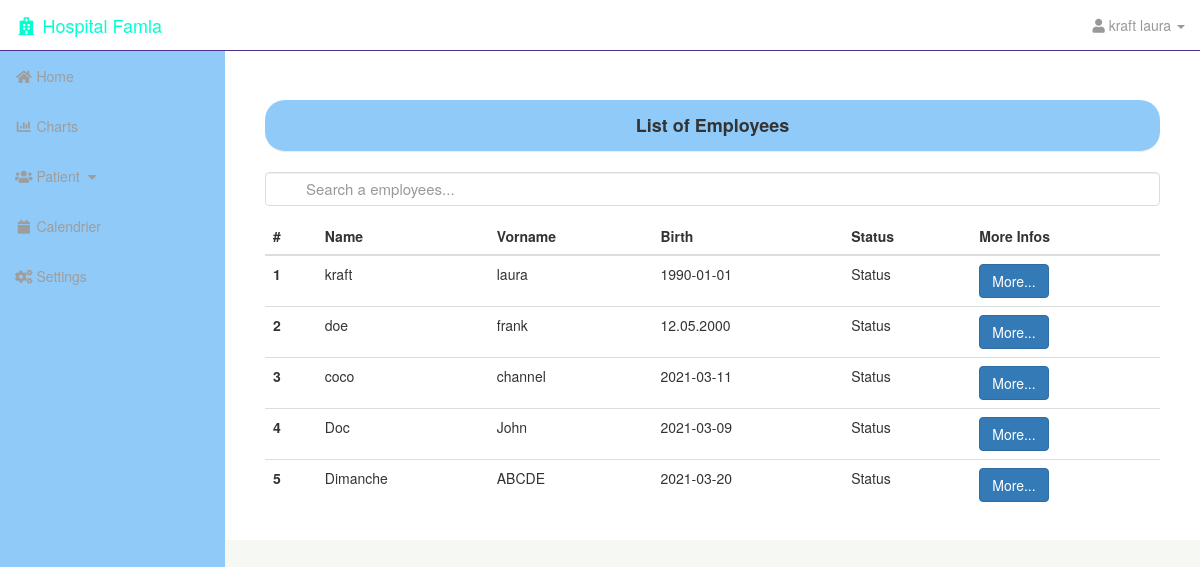
/employeelist.php (signed in), run on the app's committed database.
### tables this page shows
CREATE TABLE IF NOT EXISTS `employees` (
  `id` int(11) NOT NULL AUTO_INCREMENT,
  `firstname` varchar(30) NOT NULL,
  `lastname` varchar(30) NOT NULL,
  `birthday` varchar(16) NOT NULL,
  `username` varchar(30) NOT NULL,
  `password` varchar(255) NOT NULL,
  `employee_id` int(11) NOT NULL,
  `status` varchar(30) NOT NULL,
  `user_access` varchar(30) NOT NULL,
  `user_function` varchar(30) NOT NULL,
  `registrationDate` varchar(12) NOT NULL,
  `registrationTime` varchar(16) NOT NULL,
  PRIMARY KEY (`id`)
);

### database/db.php (called while the page is built, shortened)
<?php
$connection = mysqli_connect(DB_HOST, DB_USER, DB_PASS, DB_NAME);
function readAllDbTable($table){
	global $connection;
	$query = "SELECT * FROM $table";
	$query_red = mysqli_query($connection, $query);
	return $query_red;
}
?>

### employeelist.php (the view, shortened to what this page needs)
<?php include "includes/header.php" ?>
   <div id="wrapper">
	<?php include "includes/navigation.php" ?>
       <div id="page-wrapper">
           <div class="container-fluid">
               <div class="row">
                   <div class="col-lg-12">
					<div class="col-xs-12">
						<h4 class="page-header text-center" style="background-color:#90caf9;border-radius:20px;padding: 15px 0">
							<b>List of Employees</b>
						</h4>
					</div>
					<div class="col-xs-12 table-responsive" style="border-radius:20px">
							 <input type="text" id="myInput" class="form-control search-people" placeholder="Search a employees...">
							<table class="table table-hover" >
							  <thead class="thead-light">
							    <tr>
							      <th scope="col">#</th>
							      <th scope="col">Name</th>
							      <th scope="col">Vorname</th>
							      <th scope="col">Birth</th>
							      <th scope="col">Status</th>
							      <th scope="col">More Infos</th>
							    </tr>
							  </thead>
							  <tbody id="myTable">
					<?php
						$patlist = readAllDbTable('employees');
						$count = 0;
						while ($row = mysqli_fetch_assoc($patlist)) {
							$count++;
					?>
							    <tr>
							      <th scope="row"><?php echo $count; ?></th>
							      <td><?php echo $row['lastname']; ?></td>
							      <td><?php echo $row['firstname']; ?></td>
							      <td><?php echo $row['birthday']; ?></td>
							      <td>Status</td>
							      <td><input type="submit" class="btn btn-primary" name="submit" value="More..."></td>
							    </tr>
					<?php }?>
							  </tbody>
							</table>
					</div>
                   </div>
               </div>
           </div>
       </div>
<?php include "includes/footer.php" ?>

### css/sb-admin.css (style rules this page uses)
body { margin-top: 100px; background-color: #f6f8f3; }
@media (min-width:768px) { body { margin-top: 50px; } }
#wrapper { padding-left: 0; }
#page-wrapper { width: 100%; padding: 0; background-color: #fff; }
@media (min-width:768px) { #wrapper { padding-left: 225px; } }
@media (min-width:768px) { #page-wrapper { padding: 10px; } }

### css/hospital.css (style rules this page uses)
.search-people { background-image: url('./icon/icon-search-client-48.png'); }
.search-people, .search-in-list { background-size: 30px; background-position: 2px 2px; background-repeat: no-repeat; width: 100%; font-size: 15px; padding: 12px 20px 12px 40px; border: 1px solid #ddd; margin-bottom: 12px; }

### data on the page
employees: lastname "kraft", firstname "laura", birthday "1990-01-01"
employees: lastname "doe", firstname "frank", birthday "12.05.2000"
employees: lastname "coco", firstname "channel", birthday "2021-03-11"
employees: lastname "Doc", firstname "John", birthday "2021-03-09"
employees: lastname "Dimanche", firstname "ABCDE", birthday "2021-03-20"

### other printed values
$_SESSION['lastname'] "kraft"
$_SESSION['firstname'] "laura"
